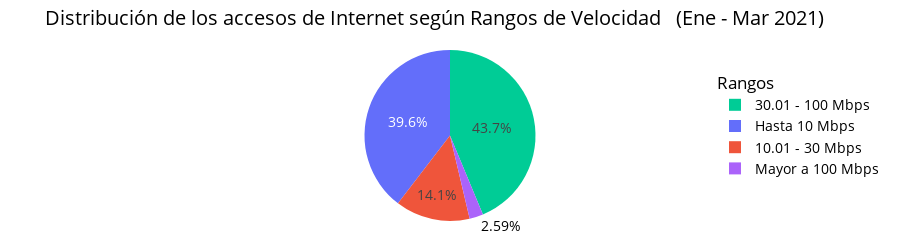
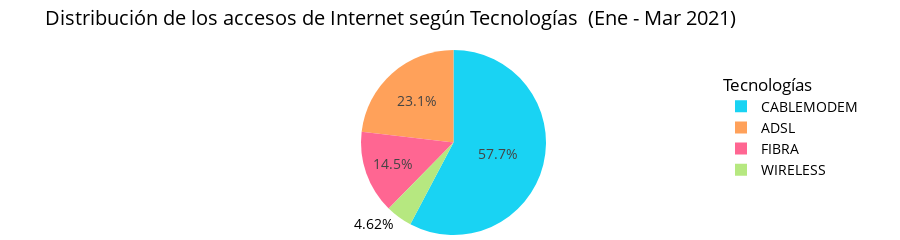

Source (notebook cell) for these figures, in order:
### Markdown cell above
### **Gráfico 4:**
Estudiando la Distribución del mercado de los accesos a Internet en el periodo Ene-Mar 2021

### Code cell
periodo = 'Ene - Mar 2021'
mask = data['Periodo'] == periodo
df = data.filter(mask)

fig1, fig2 = retorna_pies_eda_internet(df=df, periodo=periodo)

fig1.show(config=config)
fig2.show(config=config)

### Figure 1 — Plotly figure (JSON) as saved in the notebook; plotly's stock layout.template omitted (floating-point values rounded to 4 significant figures)
{"data": [{"hoverlabel": {"font": {"color": "black", "size": 16}}, "labels": ["Hasta 10 Mbps", "10.01 - 30 Mbps", "30.01 - 100 Mbps", "Mayor a 100 Mbps"], "legendgroup": "rangos", "marker": {"colors": ["#636EFA", "#EF553B", "#00CC96", "#AB63FA"]}, "type": "pie", "values": [3745414, 1333931, 4134802, 245082]}], "layout": {"font": {"color": "black", "size": 14}, "height": 230, "legend": {"title": {"text": "Rangos"}, "traceorder": "normal", "x": 1, "xanchor": "left", "y": 0.9, "yanchor": "top"}, "margin": {"b": 0, "l": 0, "r": 0, "t": 50}, "title": {"text": "Distribución de los accesos de Internet según Rangos de Velocidad   (Ene - Mar 2021)"}}}

### Figure 2 — Plotly figure (JSON) as saved in the notebook; plotly's stock layout.template omitted (floating-point values rounded to 4 significant figures)
{"data": [{"hoverlabel": {"font": {"color": "black", "size": 16}}, "labels": ["ADSL", "CABLEMODEM", "FIBRA", "WIRELESS"], "legendgroup": "tecnologias", "marker": {"colors": ["#FFA15A", "#19D3F3", "#FF6692", "#B6E880"]}, "type": "pie", "values": [2175211, 5424782, 1362976, 434548]}], "layout": {"font": {"color": "black", "size": 14}, "height": 230, "legend": {"title": {"text": "Tecnologías"}, "traceorder": "normal", "x": 1, "xanchor": "left", "y": 0.9, "yanchor": "top"}, "margin": {"b": 0, "l": 0, "r": 0, "t": 50}, "title": {"text": "Distribución de los accesos de Internet según Tecnologías  (Ene - Mar 2021)"}}}
